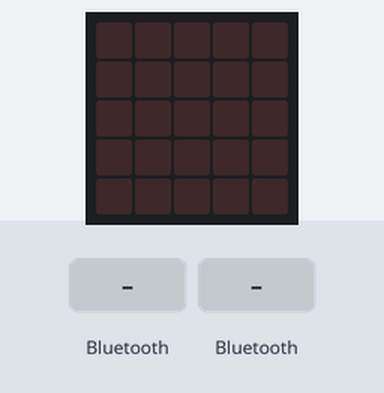
Bench run of a program on a simulated BBC micro:bit (MakeCode). Parts: the board's 5×5 LED display. The inputs (shaded band) are chosen by the test bench.

Above: at 1.2 s.
1.3 s: a phone connects over Bluetooth
At 2.4 s:
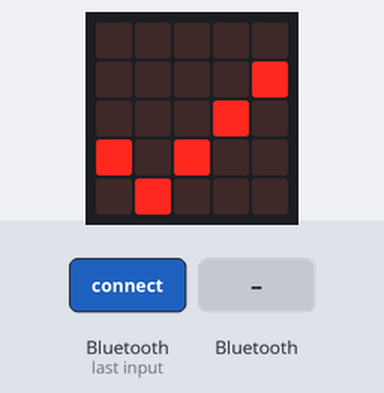
2.8 s: "1" arrives over Bluetooth UART
At 3.5 s:
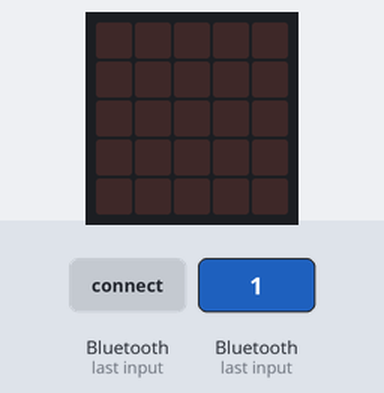
Timing chart, 0 to 5.8 s (numbered marks = the images above; inputs shaded):
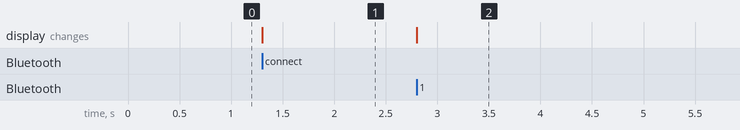

The program:

main.ts
```typescript
let encender = ""
let myImage: Image = null
let imaAP: Image = null
let serial1 = ""
bluetooth.onBluetoothConnected(function () {
    images.iconImage(IconNames.Yes).showImage(0)
})
basic.forever(function () {
    encender = "encender"
    myImage = images.iconImage(IconNames.Heart)
    imaAP = images.createImage(`
        . . . . .
        . . . . .
        . . . . .
        . . . . .
        . . . . .
        `)
    serial1 = bluetooth.uartReadUntil(serial.delimiters(Delimiters.NewLine))
    if (serial1 == encender) {
        myImage.showImage(0)
    } else {
        imaAP.showImage(0)
    }
})
```

test.ts
```typescript
// aquí va el archivo "tests"; esto no se compilará cuando este paquete se utilice como una extensión.
```

Measured:
- after the input at 1.3 s, the display: changes at once (image 1)
- after the input at 2.8 s, the display: changes at once (image 2)
